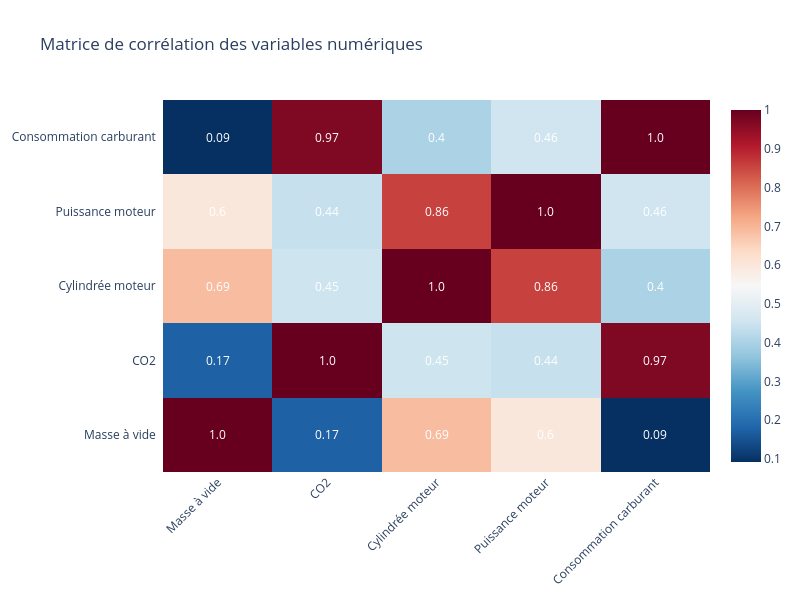

The cell this chart's notebook holds for it:
### Markdown cell above
# <font color='#3585CD'>Rappel des corrélations</font>

### Code cell
plot_correlation_matrix(df)

### Figure 1 — Plotly figure (JSON) as saved in the notebook; plotly's stock layout.template omitted (floating-point values rounded to 4 significant figures)
{"data": [{"colorscale": [[0, "rgb(5,48,97)"], [0.1, "rgb(33,102,172)"], [0.2, "rgb(67,147,195)"], [0.3, "rgb(146,197,222)"], [0.4, "rgb(209,229,240)"], [0.5, "rgb(247,247,247)"], [0.6, "rgb(253,219,199)"], [0.7, "rgb(244,165,130)"], [0.8, "rgb(214,96,77)"], [0.9, "rgb(178,24,43)"], [1, "rgb(103,0,31)"]], "reversescale": false, "showscale": true, "type": "heatmap", "x": ["Masse à vide", "CO2", "Cylindrée moteur", "Puissance moteur", "Consommation carburant"], "y": ["Masse à vide", "CO2", "Cylindrée moteur", "Puissance moteur", "Consommation carburant"], "z": [[1, 0.1743, 0.6874, 0.5984, 0.09225], [0.1743, 1, 0.4517, 0.4415, 0.9713], [0.6874, 0.4517, 1, 0.8575, 0.4015], [0.5984, 0.4415, 0.8575, 1, 0.4561], [0.09225, 0.9713, 0.4015, 0.4561, 1]]}], "layout": {"annotations": [{"font": {"color": "#FFFFFF"}, "showarrow": false, "text": "1.0", "x": "Masse à vide", "xref": "x", "y": "Masse à vide", "yref": "y"}, {"font": {"color": "#FFFFFF"}, "showarrow": false, "text": "0.17", "x": "CO2", "xref": "x", "y": "Masse à vide", "yref": "y"}, {"font": {"color": "#FFFFFF"}, "showarrow": false, "text": "0.69", "x": "Cylindrée moteur", "xref": "x", "y": "Masse à vide", "yref": "y"}, {"font": {"color": "#FFFFFF"}, "showarrow": false, "text": "0.6", "x": "Puissance moteur", "xref": "x", "y": "Masse à vide", "yref": "y"}, {"font": {"color": "#FFFFFF"}, "showarrow": false, "text": "0.09", "x": "Consommation carburant", "xref": "x", "y": "Masse à vide", "yref": "y"}, {"font": {"color": "#FFFFFF"}, "showarrow": false, "text": "0.17", "x": "Masse à vide", "xref": "x", "y": "CO2", "yref": "y"}, {"font": {"color": "#FFFFFF"}, "showarrow": false, "text": "1.0", "x": "CO2", "xref": "x", "y": "CO2", "yref": "y"}, {"font": {"color": "#FFFFFF"}, "showarrow": false, "text": "0.45", "x": "Cylindrée moteur", "xref": "x", "y": "CO2", "yref": "y"}, {"font": {"color": "#FFFFFF"}, "showarrow": false, "text": "0.44", "x": "Puissance moteur", "xref": "x", "y": "CO2", "yref": "y"}, {"font": {"color": "#FFFFFF"}, "showarrow": false, "text": "0.97", "x": "Consommation carburant", "xref": "x", "y": "CO2", "yref": "y"}, {"font": {"color": "#FFFFFF"}, "showarrow": false, "text": "0.69", "x": "Masse à vide", "xref": "x", "y": "Cylindrée moteur", "yref": "y"}, {"font": {"color": "#FFFFFF"}, "showarrow": false, "text": "0.45", "x": "CO2", "xref": "x", "y": "Cylindrée moteur", "yref": "y"}, {"font": {"color": "#FFFFFF"}, "showarrow": false, "text": "1.0", "x": "Cylindrée moteur", "xref": "x", "y": "Cylindrée moteur", "yref": "y"}, {"font": {"color": "#FFFFFF"}, "showarrow": false, "text": "0.86", "x": "Puissance moteur", "xref": "x", "y": "Cylindrée moteur", "yref": "y"}, {"font": {"color": "#FFFFFF"}, "showarrow": false, "text": "0.4", "x": "Consommation carburant", "xref": "x", "y": "Cylindrée moteur", "yref": "y"}, {"font": {"color": "#FFFFFF"}, "showarrow": false, "text": "0.6", "x": "Masse à vide", "xref": "x", "y": "Puissance moteur", "yref": "y"}, {"font": {"color": "#FFFFFF"}, "showarrow": false, "text": "0.44", "x": "CO2", "xref": "x", "y": "Puissance moteur", "yref": "y"}, {"font": {"color": "#FFFFFF"}, "showarrow": false, "text": "0.86", "x": "Cylindrée moteur", "xref": "x", "y": "Puissance moteur", "yref": "y"}, {"font": {"color": "#FFFFFF"}, "showarrow": false, "text": "1.0", "x": "Puissance moteur", "xref": "x", "y": "Puissance moteur", "yref": "y"}, {"font": {"color": "#FFFFFF"}, "showarrow": false, "text": "0.46", "x": "Consommation carburant", "xref": "x", "y": "Puissance moteur", "yref": "y"}, {"font": {"color": "#FFFFFF"}, "showarrow": false, "text": "0.09", "x": "Masse à vide", "xref": "x", "y": "Consommation carburant", "yref": "y"}, {"font": {"color": "#FFFFFF"}, "showarrow": false, "text": "0.97", "x": "CO2", "xref": "x", "y": "Consommation carburant", "yref": "y"}, {"font": {"color": "#FFFFFF"}, "showarrow": false, "text": "0.4", "x": "Cylindrée moteur", "xref": "x", "y": "Consommation carburant", "yref": "y"}, {"font": {"color": "#FFFFFF"}, "showarrow": false, "text": "0.46", "x": "Puissance moteur", "xref": "x", "y": "Consommation carburant", "yref": "y"}, {"font": {"color": "#FFFFFF"}, "showarrow": false, "text": "1.0", "x": "Consommation carburant", "xref": "x", "y": "Consommation carburant", "yref": "y"}], "height": 600, "title": {"text": "Matrice de corrélation des variables numériques"}, "width": 800, "xaxis": {"dtick": 1, "gridcolor": "rgb(0, 0, 0)", "side": "bottom", "tickangle": -45, "ticks": ""}, "yaxis": {"dtick": 1, "side": "left", "ticks": "", "ticksuffix": "  "}}}
